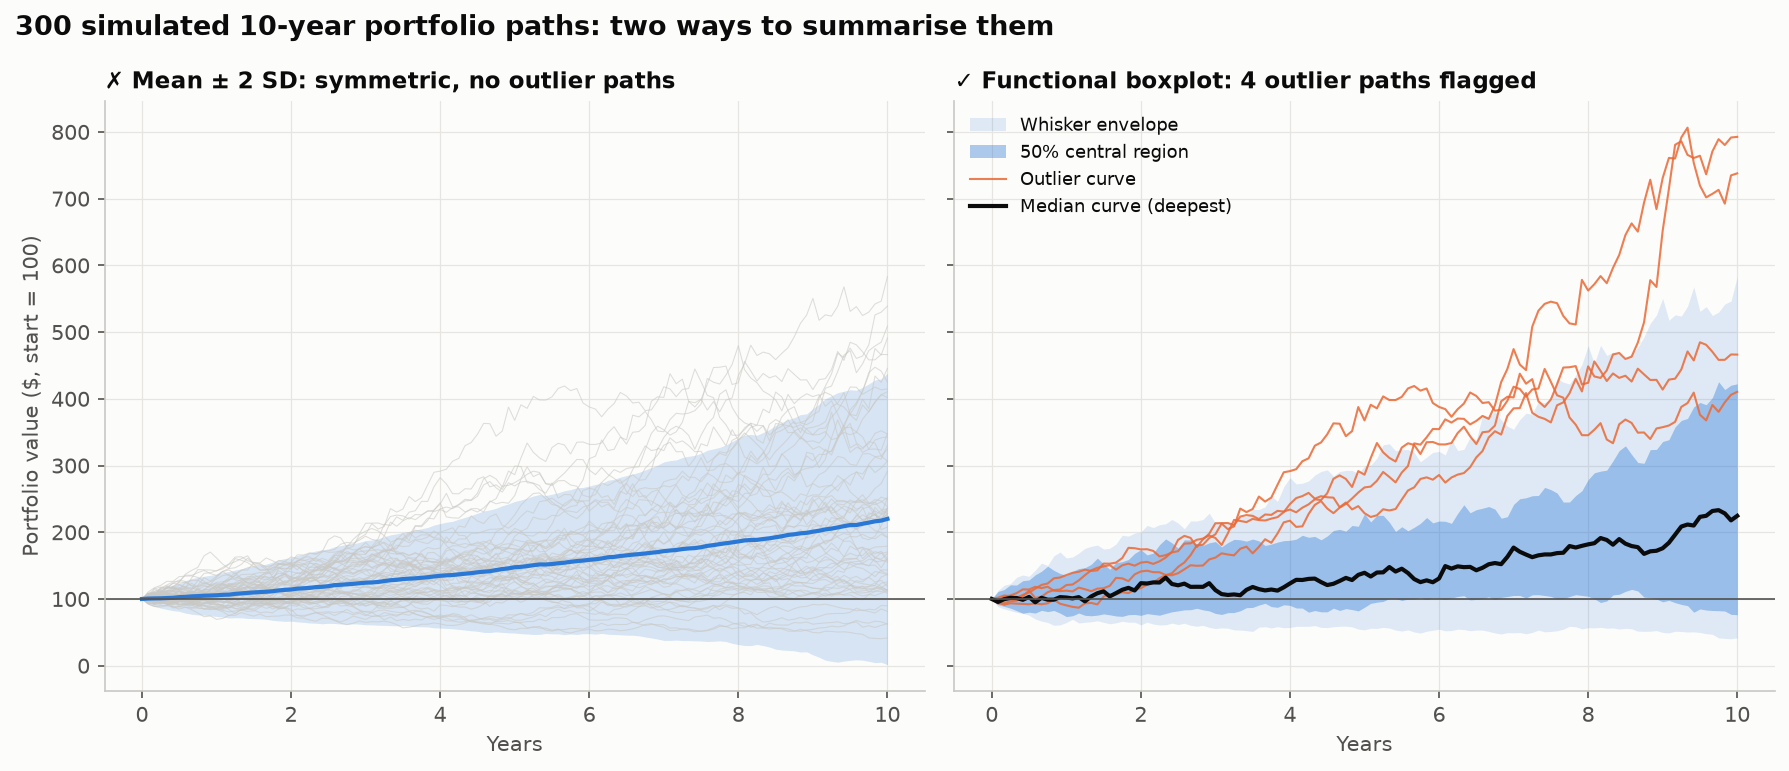

Here is the Python script that generated this plot:
"""
Functional Boxplot (curve ensembles)  -  family: Uncertainty

DESIGN PURPOSE
A boxplot for whole curves. Every path in an ensemble (simulations, scenarios,
yield curves) is ranked by band depth, a measure of how central it is as a
shape. The chart draws the most central curve (median), the envelope of the
50% most central curves, whisker envelopes, and the outlier curves that leave
them. Unlike a pointwise mean ± 2 SD band, it is built from whole real paths,
follows the skew of the ensemble, and flags individual scenarios worth a
closer look.

WHEN TO USE
  - Summarise hundreds of Monte Carlo paths, scenarios or forecast ensembles
    without spaghetti
  - Flag the individual scenarios that run far outside the typical range
  - Compare the typical path with its spread when the distribution is skewed
    (wealth, prices)

AVOID WHEN
  - Only a few curves (draw them all)
  - The reader needs probabilities at a specific horizon (show a fan chart or
    the distribution at that date)
  - Curves are on different time grids (align or interpolate them first)

ALTERNATIVES
  - Fan chart (pointwise quantiles)
  - Spaghetti with highlight
  - Line-density image (datashader_timeseries)

REFERENCE
  - Sun, Y. & Genton, M. G. (2011). Functional boxplots. Journal of
    Computational and Graphical Statistics 20(2), 316–334.
    https://doi.org/10.1198/jcgs.2011.09224
  - Mirzargar, M., Whitaker, R. T. & Kirby, R. M. (2014). Curve boxplot:
    generalization of boxplot for ensembles of curves. IEEE Transactions on
    Visualization and Computer Graphics 20(12), 2654–2663.
    https://doi.org/10.1109/TVCG.2014.2346455

EXAMPLE
300 simulated 10-year paths of a $100 portfolio (monthly steps, log-normal
returns, about 7% a year with 15% volatility).

Run:  python functional_boxplot.py
"""
import sys
from pathlib import Path

import numpy as np
import pandas as pd
import matplotlib.pyplot as plt

# Library style: categorical colors in fixed order, recessive axes, hairline grid.
PALETTE = ["#2a78d6", "#eb6834", "#1baf7a", "#eda100",
           "#e87ba4", "#008300", "#6250d6", "#e34948"]
SEQ_CMAP = "Blues"      # sequential: one hue, light -> dark
DIV_CMAP = "RdBu_r"     # diverging: two opposite hues, neutral midpoint
GRAY = "#b8b7b1"        # de-emphasised marks
plt.rcParams.update({
    "figure.figsize": (8, 4.8), "figure.dpi": 110, "figure.facecolor": "#fcfcfb",
    "axes.facecolor": "#fcfcfb", "axes.edgecolor": "#c9c8c3", "axes.linewidth": 0.8,
    "axes.spines.top": False, "axes.spines.right": False,
    "axes.grid": True, "grid.color": "#e6e5e1", "grid.linewidth": 0.6, "axes.axisbelow": True,
    "axes.prop_cycle": plt.cycler(color=PALETTE),
    "axes.titlesize": 13, "axes.titleweight": "bold", "axes.titlelocation": "left",
    "axes.labelcolor": "#52514e", "xtick.color": "#52514e", "ytick.color": "#52514e",
    "text.color": "#0b0b0b", "font.size": 10, "lines.linewidth": 2,
    "legend.frameon": False,
})

from statsmodels.graphics.functional import banddepth

# --- Example data ------------------------------------------------------------
rng = np.random.default_rng(2011)
n_paths, months = 300, 120
log_r = rng.normal(0.006, 0.042, (n_paths, months))
paths = 100 * np.exp(np.cumsum(log_r, axis=1))
paths = np.hstack([np.full((n_paths, 1), 100.0), paths])
t = np.arange(months + 1) / 12
depth = banddepth(paths, method="MBD")
pd.Series(depth).describe().round(3)

# --- Plot --------------------------------------------------------------------
rank = np.argsort(-depth)                    # most central first
median = paths[rank[0]]
central = paths[rank[: n_paths // 2]]        # the 50% deepest curves
c_lo, c_hi = central.min(0), central.max(0)
w_lo, w_hi = c_lo - 1.5 * (c_hi - c_lo), c_hi + 1.5 * (c_hi - c_lo)
outlier = ((paths < w_lo) | (paths > w_hi)).any(1)
w_lo = np.maximum(w_lo, paths[~outlier].min(0))  # whiskers end at the most extreme non-outlier curve
w_hi = np.minimum(w_hi, paths[~outlier].max(0))

fig, (a1, a2) = plt.subplots(1, 2, figsize=(12, 5.2), sharey=True)
m, s = paths.mean(0), paths.std(0)
a1.plot(t, paths[:60].T, color="#c9c8c3", linewidth=0.5, alpha=0.6)
a1.fill_between(t, m - 2 * s, m + 2 * s, color=PALETTE[0], alpha=0.18, linewidth=0)
a1.plot(t, m, color=PALETTE[0])
a1.set_title("✗ Mean ± 2 SD: symmetric, no outlier paths", fontsize=11)
a1.set_ylabel("Portfolio value ($, start = 100)")

a2.fill_between(t, w_lo, w_hi, color=PALETTE[0], alpha=0.14, linewidth=0, label="Whisker envelope")
a2.fill_between(t, c_lo, c_hi, color=PALETTE[0], alpha=0.38, linewidth=0, label="50% central region")
for k, i in enumerate(np.where(outlier)[0]):
    a2.plot(t, paths[i], color=PALETTE[1], linewidth=1, alpha=0.85, label="Outlier curve" if k == 0 else None)
a2.plot(t, median, color="#0b0b0b", linewidth=2, label="Median curve (deepest)")
a2.set_title(f"✓ Functional boxplot: {outlier.sum()} outlier paths flagged", fontsize=11)
a2.legend(loc="upper left", fontsize=8.5)
for ax in (a1, a2):
    ax.set_xlabel("Years")
    ax.axhline(100, color="#52514e", linewidth=0.8)

fig.suptitle(f"{n_paths} simulated 10-year portfolio paths: two ways to summarise them", x=0.01,
             ha="left", fontweight="bold", fontsize=13)
fig.tight_layout()

# --- Save / show -------------------------------------------------------------
out = Path(__file__).with_name(Path(__file__).stem + ".png")
fig.savefig(out, dpi=150, bbox_inches="tight")
print(f"saved {out}")
if "--no-show" not in sys.argv:
    plt.show()
